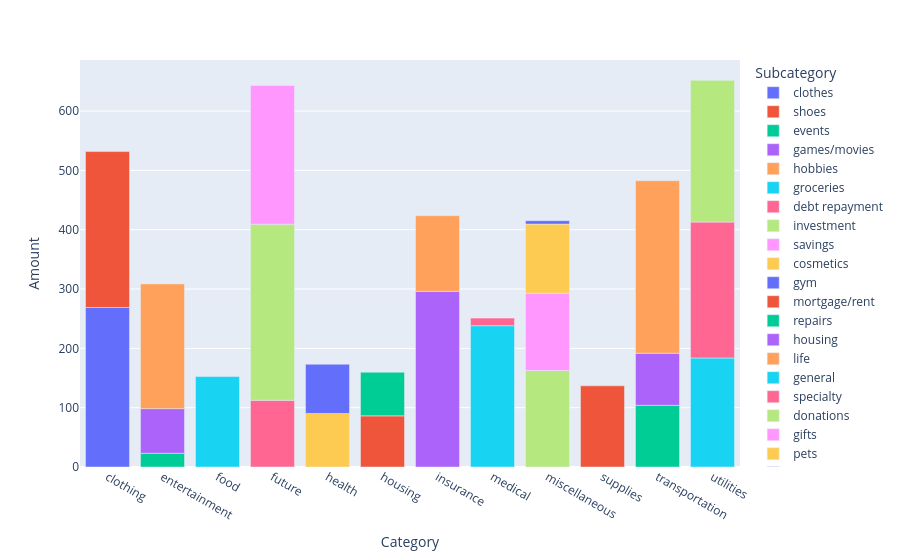

Here is the notebook cell this chart was saved with:
### Code cell
userid = 20
category_bar_df = pd.read_sql_query(f'''
                  SELECT Purchase.Category, Purchase.Subcategory, Payments.Amount
                  FROM Purchase
                  JOIN Payments ON Purchase.PaymentID = Payments.PaymentID
                  WHERE Purchase.UserID = {userid}
                  GROUP BY Purchase.Subcategory
                  ORDER BY Purchase.Category
                  ''', conn)

fig = px.bar(category_bar_df, x = "Category", y = "Amount", color = "Subcategory")
fig.show()

### Figure 1 — Plotly figure (JSON) as saved in the notebook; plotly's stock layout.template omitted (floating-point values rounded to 4 significant figures)
{"data": [{"alignmentgroup": "True", "hovertemplate": "Subcategory=clothes<br>Category=%{x}<br>Amount=%{y}<extra></extra>", "legendgroup": "clothes", "marker": {"color": "#636efa", "pattern": {"shape": ""}}, "name": "clothes", "offsetgroup": "clothes", "orientation": "v", "showlegend": true, "textposition": "auto", "type": "bar", "x": ["clothing"], "xaxis": "x", "y": [268.9], "yaxis": "y"}, {"alignmentgroup": "True", "hovertemplate": "Subcategory=shoes<br>Category=%{x}<br>Amount=%{y}<extra></extra>", "legendgroup": "shoes", "marker": {"color": "#EF553B", "pattern": {"shape": ""}}, "name": "shoes", "offsetgroup": "shoes", "orientation": "v", "showlegend": true, "textposition": "auto", "type": "bar", "x": ["clothing"], "xaxis": "x", "y": [262.8], "yaxis": "y"}, {"alignmentgroup": "True", "hovertemplate": "Subcategory=events<br>Category=%{x}<br>Amount=%{y}<extra></extra>", "legendgroup": "events", "marker": {"color": "#00cc96", "pattern": {"shape": ""}}, "name": "events", "offsetgroup": "events", "orientation": "v", "showlegend": true, "textposition": "auto", "type": "bar", "x": ["entertainment"], "xaxis": "x", "y": [23.13], "yaxis": "y"}, {"alignmentgroup": "True", "hovertemplate": "Subcategory=games/movies<br>Category=%{x}<br>Amount=%{y}<extra></extra>", "legendgroup": "games/movies", "marker": {"color": "#ab63fa", "pattern": {"shape": ""}}, "name": "games/movies", "offsetgroup": "games/movies", "orientation": "v", "showlegend": true, "textposition": "auto", "type": "bar", "x": ["entertainment"], "xaxis": "x", "y": [75.25], "yaxis": "y"}, {"alignmentgroup": "True", "hovertemplate": "Subcategory=hobbies<br>Category=%{x}<br>Amount=%{y}<extra></extra>", "legendgroup": "hobbies", "marker": {"color": "#FFA15A", "pattern": {"shape": ""}}, "name": "hobbies", "offsetgroup": "hobbies", "orientation": "v", "showlegend": true, "textposition": "auto", "type": "bar", "x": ["entertainment"], "xaxis": "x", "y": [210.3], "yaxis": "y"}, {"alignmentgroup": "True", "hovertemplate": "Subcategory=groceries<br>Category=%{x}<br>Amount=%{y}<extra></extra>", "legendgroup": "groceries", "marker": {"color": "#19d3f3", "pattern": {"shape": ""}}, "name": "groceries", "offsetgroup": "groceries", "orientation": "v", "showlegend": true, "textposition": "auto", "type": "bar", "x": ["food"], "xaxis": "x", "y": [152.5], "yaxis": "y"}, {"alignmentgroup": "True", "hovertemplate": "Subcategory=debt repayment<br>Category=%{x}<br>Amount=%{y}<extra></extra>", "legendgroup": "debt repayment", "marker": {"color": "#FF6692", "pattern": {"shape": ""}}, "name": "debt repayment", "offsetgroup": "debt repayment", "orientation": "v", "showlegend": true, "textposition": "auto", "type": "bar", "x": ["future"], "xaxis": "x", "y": [112.3], "yaxis": "y"}, {"alignmentgroup": "True", "hovertemplate": "Subcategory=investment<br>Category=%{x}<br>Amount=%{y}<extra></extra>", "legendgroup": "investment", "marker": {"color": "#B6E880", "pattern": {"shape": ""}}, "name": "investment", "offsetgroup": "investment", "orientation": "v", "showlegend": true, "textposition": "auto", "type": "bar", "x": ["future"], "xaxis": "x", "y": [297.0], "yaxis": "y"}, {"alignmentgroup": "True", "hovertemplate": "Subcategory=savings<br>Category=%{x}<br>Amount=%{y}<extra></extra>", "legendgroup": "savings", "marker": {"color": "#FF97FF", "pattern": {"shape": ""}}, "name": "savings", "offsetgroup": "savings", "orientation": "v", "showlegend": true, "textposition": "auto", "type": "bar", "x": ["future"], "xaxis": "x", "y": [233.8], "yaxis": "y"}, {"alignmentgroup": "True", "hovertemplate": "Subcategory=cosmetics<br>Category=%{x}<br>Amount=%{y}<extra></extra>", "legendgroup": "cosmetics", "marker": {"color": "#FECB52", "pattern": {"shape": ""}}, "name": "cosmetics", "offsetgroup": "cosmetics", "orientation": "v", "showlegend": true, "textposition": "auto", "type": "bar", "x": ["health"], "xaxis": "x", "y": [90.27], "yaxis": "y"}, {"alignmentgroup": "True", "hovertemplate": "Subcategory=gym<br>Category=%{x}<br>Amount=%{y}<extra></extra>", "legendgroup": "gym", "marker": {"color": "#636efa", "pattern": {"shape": ""}}, "name": "gym", "offsetgroup": "gym", "orientation": "v", "showlegend": true, "textposition": "auto", "type": "bar", "x": ["health"], "xaxis": "x", "y": [83.01], "yaxis": "y"}, {"alignmentgroup": "True", "hovertemplate": "Subcategory=mortgage/rent<br>Category=%{x}<br>Amount=%{y}<extra></extra>", "legendgroup": "mortgage/rent", "marker": {"color": "#EF553B", "pattern": {"shape": ""}}, "name": "mortgage/rent", "offsetgroup": "mortgage/rent", "orientation": "v", "showlegend": true, "textposition": "auto", "type": "bar", "x": ["housing"], "xaxis": "x", "y": [86.21], "yaxis": "y"}, {"alignmentgroup": "True", "hovertemplate": "Subcategory=repairs<br>Category=%{x}<br>Amount=%{y}<extra></extra>", "legendgroup": "repairs", "marker": {"color": "#00cc96", "pattern": {"shape": ""}}, "name": "repairs", "offsetgroup": "repairs", "orientation": "v", "showlegend": true, "textposition": "auto", "type": "bar", "x": ["housing"], "xaxis": "x", "y": [73.6], "yaxis": "y"}, {"alignmentgroup": "True", "hovertemplate": "Subcategory=housing<br>Category=%{x}<br>Amount=%{y}<extra></extra>", "legendgroup": "housing", "marker": {"color": "#ab63fa", "pattern": {"shape": ""}}, "name": "housing", "offsetgroup": "housing", "orientation": "v", "showlegend": true, "textposition": "auto", "type": "bar", "x": ["insurance"], "xaxis": "x", "y": [296.1], "yaxis": "y"}, {"alignmentgroup": "True", "hovertemplate": "Subcategory=life<br>Category=%{x}<br>Amount=%{y}<extra></extra>", "legendgroup": "life", "marker": {"color": "#FFA15A", "pattern": {"shape": ""}}, "name": "life", "offsetgroup": "life", "orientation": "v", "showlegend": true, "textposition": "auto", "type": "bar", "x": ["insurance"], "xaxis": "x", "y": [127.5], "yaxis": "y"}, {"alignmentgroup": "True", "hovertemplate": "Subcategory=general<br>Category=%{x}<br>Amount=%{y}<extra></extra>", "legendgroup": "general", "marker": {"color": "#19d3f3", "pattern": {"shape": ""}}, "name": "general", "offsetgroup": "general", "orientation": "v", "showlegend": true, "textposition": "auto", "type": "bar", "x": ["medical"], "xaxis": "x", "y": [238.2], "yaxis": "y"}, {"alignmentgroup": "True", "hovertemplate": "Subcategory=specialty<br>Category=%{x}<br>Amount=%{y}<extra></extra>", "legendgroup": "specialty", "marker": {"color": "#FF6692", "pattern": {"shape": ""}}, "name": "specialty", "offsetgroup": "specialty", "orientation": "v", "showlegend": true, "textposition": "auto", "type": "bar", "x": ["medical"], "xaxis": "x", "y": [12.78], "yaxis": "y"}, {"alignmentgroup": "True", "hovertemplate": "Subcategory=donations<br>Category=%{x}<br>Amount=%{y}<extra></extra>", "legendgroup": "donations", "marker": {"color": "#B6E880", "pattern": {"shape": ""}}, "name": "donations", "offsetgroup": "donations", "orientation": "v", "showlegend": true, "textposition": "auto", "type": "bar", "x": ["miscellaneous"], "xaxis": "x", "y": [162.7], "yaxis": "y"}, {"alignmentgroup": "True", "hovertemplate": "Subcategory=gifts<br>Category=%{x}<br>Amount=%{y}<extra></extra>", "legendgroup": "gifts", "marker": {"color": "#FF97FF", "pattern": {"shape": ""}}, "name": "gifts", "offsetgroup": "gifts", "orientation": "v", "showlegend": true, "textposition": "auto", "type": "bar", "x": ["miscellaneous"], "xaxis": "x", "y": [130.2], "yaxis": "y"}, {"alignmentgroup": "True", "hovertemplate": "Subcategory=pets<br>Category=%{x}<br>Amount=%{y}<extra></extra>", "legendgroup": "pets", "marker": {"color": "#FECB52", "pattern": {"shape": ""}}, "name": "pets", "offsetgroup": "pets", "orientation": "v", "showlegend": true, "textposition": "auto", "type": "bar", "x": ["miscellaneous"], "xaxis": "x", "y": [116.6], "yaxis": "y"}, {"alignmentgroup": "True", "hovertemplate": "Subcategory=taxes<br>Category=%{x}<br>Amount=%{y}<extra></extra>", "legendgroup": "taxes", "marker": {"color": "#636efa", "pattern": {"shape": ""}}, "name": "taxes", "offsetgroup": "taxes", "orientation": "v", "showlegend": true, "textposition": "auto", "type": "bar", "x": ["miscellaneous"], "xaxis": "x", "y": [5.72], "yaxis": "y"}, {"alignmentgroup": "True", "hovertemplate": "Subcategory=consumable<br>Category=%{x}<br>Amount=%{y}<extra></extra>", "legendgroup": "consumable", "marker": {"color": "#EF553B", "pattern": {"shape": ""}}, "name": "consumable", "offsetgroup": "consumable", "orientation": "v", "showlegend": true, "textposition": "auto", "type": "bar", "x": ["supplies"], "xaxis": "x", "y": [136.8], "yaxis": "y"}, {"alignmentgroup": "True", "hovertemplate": "Subcategory=gas<br>Category=%{x}<br>Amount=%{y}<extra></extra>", "legendgroup": "gas", "marker": {"color": "#00cc96", "pattern": {"shape": ""}}, "name": "gas", "offsetgroup": "gas", "orientation": "v", "showlegend": true, "textposition": "auto", "type": "bar", "x": ["transportation"], "xaxis": "x", "y": [103.9], "yaxis": "y"}, {"alignmentgroup": "True", "hovertemplate": "Subcategory=insurance<br>Category=%{x}<br>Amount=%{y}<extra></extra>", "legendgroup": "insurance", "marker": {"color": "#ab63fa", "pattern": {"shape": ""}}, "name": "insurance", "offsetgroup": "insurance", "orientation": "v", "showlegend": true, "textposition": "auto", "type": "bar", "x": ["transportation"], "xaxis": "x", "y": [87.89], "yaxis": "y"}, {"alignmentgroup": "True", "hovertemplate": "Subcategory=parking<br>Category=%{x}<br>Amount=%{y}<extra></extra>", "legendgroup": "parking", "marker": {"color": "#FFA15A", "pattern": {"shape": ""}}, "name": "parking", "offsetgroup": "parking", "orientation": "v", "showlegend": true, "textposition": "auto", "type": "bar", "x": ["transportation"], "xaxis": "x", "y": [290.9], "yaxis": "y"}, {"alignmentgroup": "True", "hovertemplate": "Subcategory=electricity<br>Category=%{x}<br>Amount=%{y}<extra></extra>", "legendgroup": "electricity", "marker": {"color": "#19d3f3", "pattern": {"shape": ""}}, "name": "electricity", "offsetgroup": "electricity", "orientation": "v", "showlegend": true, "textposition": "auto", "type": "bar", "x": ["utilities"], "xaxis": "x", "y": [183.8], "yaxis": "y"}, {"alignmentgroup": "True", "hovertemplate": "Subcategory=internet<br>Category=%{x}<br>Amount=%{y}<extra></extra>", "legendgroup": "internet", "marker": {"color": "#FF6692", "pattern": {"shape": ""}}, "name": "internet", "offsetgroup": "internet", "orientation": "v", "showlegend": true, "textposition": "auto", "type": "bar", "x": ["utilities"], "xaxis": "x", "y": [229.1], "yaxis": "y"}, {"alignmentgroup": "True", "hovertemplate": "Subcategory=water<br>Category=%{x}<br>Amount=%{y}<extra></extra>", "legendgroup": "water", "marker": {"color": "#B6E880", "pattern": {"shape": ""}}, "name": "water", "offsetgroup": "water", "orientation": "v", "showlegend": true, "textposition": "auto", "type": "bar", "x": ["utilities"], "xaxis": "x", "y": [238.9], "yaxis": "y"}], "layout": {"barmode": "relative", "legend": {"title": {"text": "Subcategory"}, "tracegroupgap": 0}, "margin": {"t": 60}, "xaxis": {"anchor": "y", "domain": [0, 1], "title": {"text": "Category"}}, "yaxis": {"anchor": "x", "domain": [0, 1], "title": {"text": "Amount"}}}}
